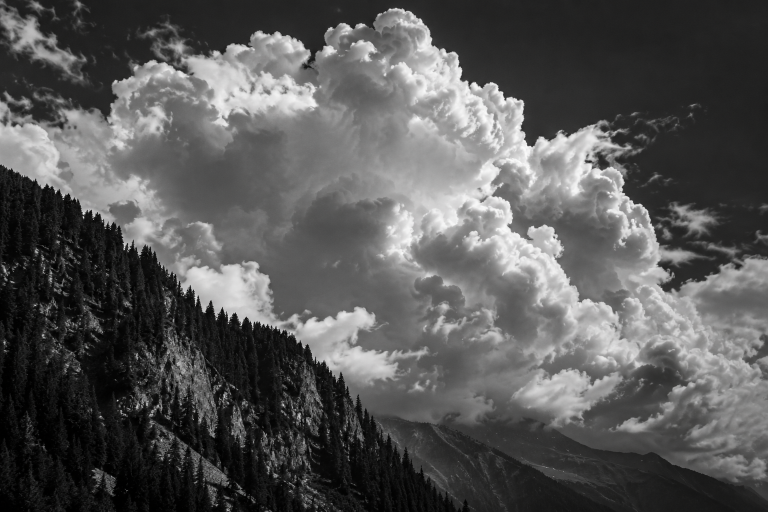
#> input picture packages/web/assets/hero-background.png, 1536 x 1024 px, found by its file name (shown at 1/2 size)
$ python prepare-hero-image.py
#> lines starting #> are read from the running program, lines starting #| are printed output that depends on the picture
#!/usr/bin/env python3
"""Prepare the landing page's background crops from the hero photograph.

    python3 scripts/prepare-hero-image.py

Writes every crop in OUTPUTS from packages/web/assets/hero-background.png.

The screen is an ordered Bayer dither to a LIMITED NUMBER OF LEVELS, not to
1 bit. That distinction is the whole thing. At 2 levels every pixel is forced to
black or white, which throws away every mid-tone in the photograph — it read as
dots rather than as sky, and then needed a blur to look like anything at all. At
LEVELS in the handful, the quantisation steps are small enough that the tone
survives and the dither only shows up as texture in the transitions between
them, which is what a fine printed screen looks like.

What it does instead is keep the photograph and lift its black point to exactly
the page ground. The dark half of the frame then IS the page, to the pixel, so
the crop has no edge to give it away and needs no alpha channel to hide one.
That matters for weight as much as for looks: carrying the tone in alpha instead
cost 600KB a crop, because WebP encodes alpha near-losslessly, and the whole
image was alpha.

WebP, losslessly — see the note on the encoder below.
"""

import sys

from PIL import Image  # the only non-stdlib dependency in the repo's scripts

# (path, width, height, top crop). Each is sized to the box it fills at 2x, so
# the browser is always scaling down. The top crop drops empty sky: the panel is
# inset from the top of its image, so whatever lands in the first fifth is the
# band actually on show — it has to be the cloud mass, not the dark sky above.
OUTPUTS = [
    # The hero's right column at its widest: 599x710 CSS px inside a 75rem frame.
    ("packages/web/public/hero-ridge.webp", 1200, 1420, 0.11),
    # The band above the lock panel: full measure, and short.
    ("packages/web/public/band-ridge.webp", 2400, 720, 0.10),
    # The band above the trust panel. Same file, same box as band-ridge, but a
    # much later top crop: 0.10 and 0.11 land on nearly the same frame, so a
    # small nudge here would have shipped the same cloud twice. At 0.55 the
    # cloud recedes to a top-right accent and the ridge/mountain-haze in the
    # lower half of the source photo carries the frame instead — one real
    # photograph, a genuinely different moment in it, not a repeat.
    ("packages/web/public/trust-ridge.webp", 2400, 720, 0.55),
    # The footer's landscape: full measure, and tall enough to hold the whole
    # lower third of the photograph. Shown fading in from the top, so it's the
    # ridge meeting the far range at the bottom edge that carries it, where the
    # trust band (masked from below) shows the cloud base instead.
    ("packages/web/public/foot-ridge.webp", 2400, 960, 0.375),
]

# The page ground, from tokens.css --bg. The photograph's black is mapped onto
# exactly this, which is what makes the crop edgeless. If --bg ever moves, this
# moves with it or a faint rectangle appears in the hero.
GROUND = 0x0A / 255.0

# The photograph is 3:2; neither box is. Crop from the left, which is where the
# ridge and the main cloud mass are — the right third is thin cirrus that
# carries no silhouette.
CROP_ANCHOR = 0.0

# Input levels. BLACK is the brightness that lands on the page ground, so the
# deep forest disappears into the page; WHITE is the brightness that reaches
# full white. Pulling WHITE below 1.0 lifts the whole image and is what keeps
# the clouds reading as bright rather than as mid-grey.
BLACK = 0.05
WHITE = 0.88

# >1 darkens the mid-tones, <1 lifts them. Kept close to 1: the photograph is
# already well exposed, and the last two attempts both failed by pushing a
# curve hard enough to flatten the subject.
GAMMA = 1.10

# The screen. LEVELS is how many grey steps the image is quantised to before
# dithering: 2 is a pure black-and-white halftone (too much — it destroys the
# photograph), and a large number is no visible texture at all. DOT is the side
# of one screen cell in output pixels; the crops are 2x, so DOT 2 is a one-CSS-
# pixel screen that reads as texture up close and averages to grey at a glance.
LEVELS = 6
DOT = 2

BAYER8 = [
    [0, 32, 8, 40, 2, 34, 10, 42],
    [48, 16, 56, 24, 50, 18, 58, 26],
    [12, 44, 4, 36, 14, 46, 6, 38],
    [60, 28, 52, 20, 62, 30, 54, 22],
    [3, 35, 11, 43, 1, 33, 9, 41],
    [51, 19, 59, 27, 49, 17, 57, 25],
    [15, 47, 7, 39, 13, 45, 5, 37],
    [63, 31, 55, 23, 61, 29, 53, 21],
]

# Lossless, and not a stylistic choice. The screen is high-frequency detail by
# construction, which is the worst case for a lossy encoder: at quality 82 the
# same crop came out 412KB *and* smeared the dither into mush. Quantised to
# LEVELS greys it compresses losslessly to a third of that.


def crop(src: str, w: int, h: int, crop_top: float) -> Image.Image:
#> called with src = 'packages/web/assets/hero-background.png', w = 1200, h = 1420, crop_top = 0.11
    img = Image.open(src).convert("L")
    sw, sh = img.size
#> sw = 1536; sh = 1024
    top = int(sh * crop_top)
#> top = 112
    sh -= top
#> sh = 912
    want = w / h
    if sw / sh > want:
        cw = int(sh * want)
#> cw = 770
        x = int((sw - cw) * CROP_ANCHOR)
#> x = 0
        img = img.crop((x, top, x + cw, top + sh))
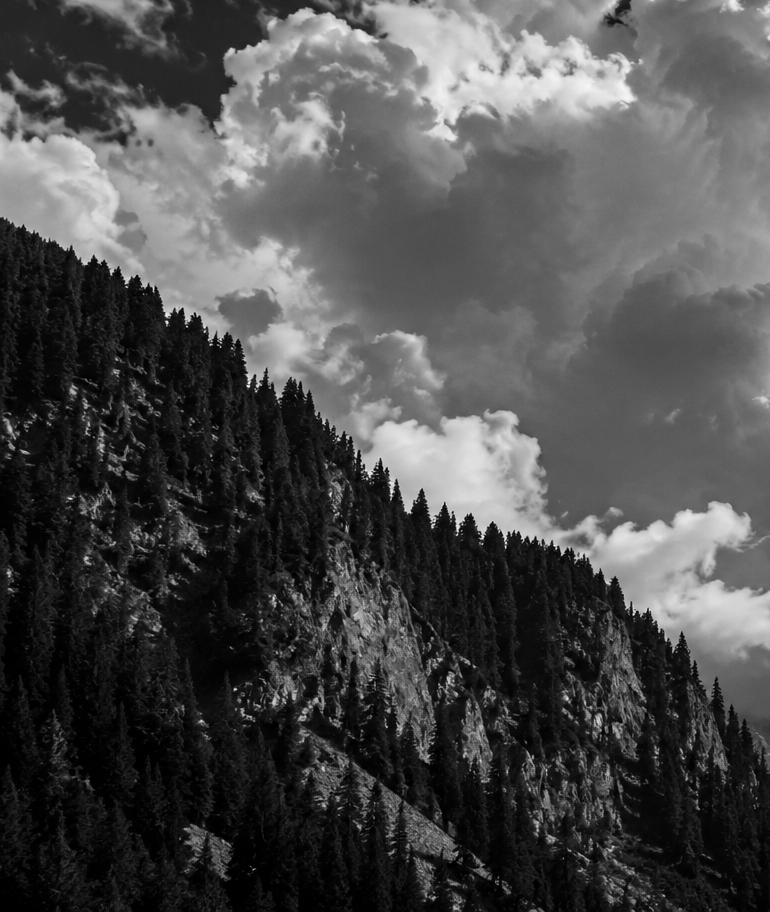
#> img: PIL image 770x912 L; min 0, max 250, mean 76.4
    else:
        ch = int(sw / want)
        img = img.crop((0, top, sw, top + ch))
    return img.resize((w, h), Image.LANCZOS)


def grade(grey: Image.Image) -> Image.Image:
    """Levels and gamma, in 0..1, before the screen is applied."""
    span = WHITE - BLACK
#> span = 0.83
    lut = []
    for i in range(256):
        v = (i / 255.0 - BLACK) / span
        lut.append(int(round(min(1.0, max(0.0, v)) ** GAMMA * 255)))
#> this loop made 256 passes
#> v on passes 1 to 3: -0.0602, -0.0555, -0.0508
#> after the loop, lut = 256 values from 0 to 255
    return grey.point(lut)
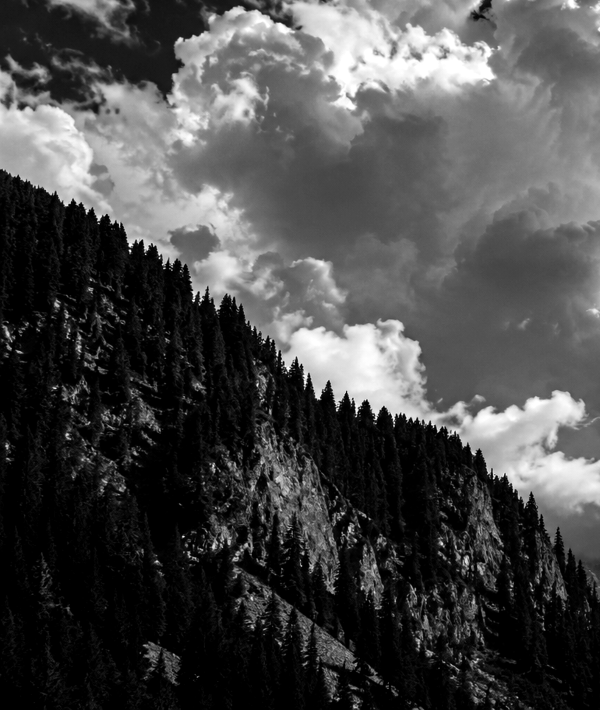
#> returned value: PIL image 1200x1420 L (shown at 1/2 size); min 0, max 255, mean 72.9


def screen(grey: Image.Image) -> Image.Image:
    """Ordered dither to LEVELS steps, then map onto GROUND..white."""
    w, h = grey.size
#> w = 1200; h = 1420
    src = grey.load()
    out = Image.new("L", (w, h))
#> out: PIL image 1200x1420 L; every value is 0
    dst = out.load()
    steps = LEVELS - 1
    for y in range(h):
        row = BAYER8[(y // DOT) & 7]
        for x in range(w):
            v = src[x, y] / 255.0
            # Perturb by up to half a quantisation step, then snap. The dither
            # therefore only ever moves a pixel to a neighbouring level, which
            # is why the photograph survives it.
            v += ((row[(x // DOT) & 7] + 0.5) / 64.0 - 0.5) / steps
            v = round(min(1.0, max(0.0, v)) * steps) / steps
            dst[x, y] = int(round((GROUND + (1.0 - GROUND) * v) * 255))
    return out


if __name__ == "__main__":
    source = sys.argv[1] if len(sys.argv) > 1 else "packages/web/assets/hero-background.png"
    for target, w, h, crop_top in OUTPUTS:
        img = screen(grade(crop(source, w, h, crop_top)))
#> img: PIL image 1200x1420 L
        img.convert("RGB").save(target, "WEBP", lossless=True, method=6)
        print(f"wrote {target} ({w}x{h})")
